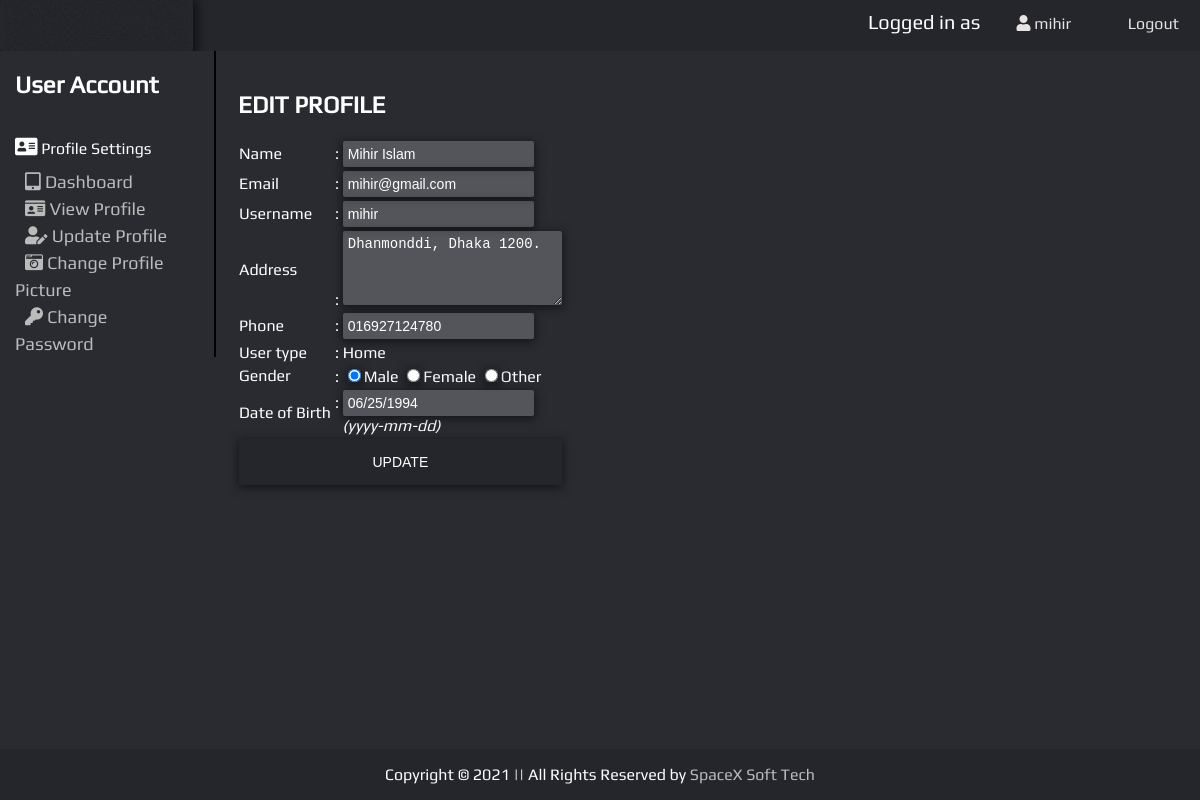
The page /user_view/update_userSessionProfile.php?user_id=0235235 (signed in) on the database its author committed.
### tables this page shows
CREATE TABLE `userinfo` (
  `id` int(11) NOT NULL,
  `user_id` varchar(100) NOT NULL,
  `name` varchar(40) NOT NULL,
  `email` varchar(40) NOT NULL,
  `username` varchar(40) NOT NULL,
  `password` varchar(100) NOT NULL,
  `phone` varchar(40) NOT NULL,
  `address` varchar(100) NOT NULL,
  `usertype` varchar(40) NOT NULL,
  `gender` varchar(40) NOT NULL,
  `dob` varchar(40) NOT NULL,
  `image` text DEFAULT NULL
);

### model/user_model.php (called while the page is built, shortened)
<?php
    function showuser($user_id)
    {
        $conn = db_conn();
        $selectQuery = "SELECT * FROM `userinfo` where user_id = ?";
        try {
            $stmt = $conn->prepare($selectQuery);
            $stmt->execute([$user_id]);
        }
        catch (PDOException $e)
        {
            echo $e->getMessage();
        }
        $row = $stmt->fetch(PDO::FETCH_ASSOC);
        return $row;
    }
?>

### user_controller/userinfoCntrl.php (called while the page is built, shortened)
<?php
    require_once ('../model/user_model.php');
    function fetchuser($user_id)
    {
        return showuser($user_id);
    }
?>

### user_view/update_userSessionProfile.php (the view, shortened to what this page needs)
<?php
    include "../control/session.php" ;
    require_once '../user_controller/userinfoCntrl.php';
    $user = fetchuser($_GET['user_id']);
?>
<!DOCTYPE html>
<html lang="en">
<head>
    <link href="../resources/stylesheet/ife.css?v=<?php echo time(); ?>" rel="stylesheet">
</head>
<body>
    <?php include('../header_footer/header_after_login.php'); ?>
    <div class="main">
        <section>
            <form method="post" action="">
                <div>
                    <h1><legend>EDIT PROFILE</legend></h1>
                    <table>
                        <tr>
                            <td><label for="name">Name</label></td>
                            <td>: <input type="text" id="name" name="name" value="<?php echo $user['name'] ?>">
                            </td>
                        </tr>
                        <tr>
                            <td><label for="email">Email</label></td>
                            <td>: <input type="email" id="email" name="email" value="<?php echo $user['email'] ?>">
                            </td>
                        </tr>
                        <tr>
                            <td><label for="username">Username</label></td>
                            <td>: <input type="text" id="username" name="username" value="<?php echo $user['username'] ?>">
                            </td>
                        </tr>
                        <tr>
                            <td><label for="address">Address</label></td>
                            <td>: <textarea id="address" name="address" rows="4" cols="23"><?php echo $user['address'] ?></textarea>
                            </td>
                        </tr>
                        <tr>
                            <td><label for="phone">Phone</label></td>
                            <td>: <input type="text" id="phone" name="phone" value="<?php echo $user['phone'] ?>">
                            </td>
                        </tr>
                        <tr>
                            <td><label for="usertype">User type</label></td>
                            <td>: <label> <?php echo $user['usertype'] ?> </label>
                            </td>
                        </tr>
                        <tr>
                            <td><label for="gender">Gender</label></td>
                            <td>:
                            <input type="radio" name="gender" value="Male" <?php if (isset($user['gender']) && $user['gender']=="Male") echo "checked";?>>Male
                            <input type="radio" name="gender" value="Female" <?php if (isset($user['gender']) && $user['gender']=="Female") echo "checked";?>>Female
                            <input type="radio" name="gender" value="Other" <?php if (isset($user['gender']) && $user['gender']=="Other") echo "checked";?>>Other
                            </td>
                        </tr>
                        <tr>
                            <td><label for="dob">Date of Birth</label></td>
                            <td>: <input type="text" id="dob" name="dob" value="<?php echo $user['dob'] ?>">
                            <br><span>&nbsp;&nbsp;<i>(yyyy-mm-dd)</i></span></td>
                        </tr>
                        <tr>
                            <td colspan="2">
                                <input type="submit" name="update" value="Update" class="btn">
                            </td>
                        </tr>
                        <tr>
                            <td class="green" colspan="2">
                            </td>
                        </tr>
                    </table>
                </div>
            </form>
        </section>
    </div>
    <?php include('../header_footer/copyright.php'); ?>
</body>
</html>

### resources/stylesheet/ife.css (style rules this page uses)
* { box-sizing: border-box; }
body { margin: 0; padding:0; background-color: #292b31; font-family: Play; color: white; }
section { width: 82%; float: right; height: 500px; padding: 20px; }
.green { color: green; }
.btn { text-transform: uppercase; outline: 0; background: #24262B; width: 100%; border: 0; padding: 15px; color: #FFFFFF; font-size: 14px; -webkit-transition: all 0.5 ease; transition: all 0.5 ease; cursor: pointer; }
textarea { background: rgba(255,255,255,0.2); color: white; border: none; position: relative; outline: none; padding: 5px; font-size: 14px; border-radius: 2px; box-shadow: 0 2px 10px 1px rgba(0,0,0,0.5); }
input { background: rgba(255,255,255,0.2); color: white; border: none; position: relative; outline: none; padding: 5px; font-size: 14px; border-radius: 2px; box-shadow: 0 2px 10px 1px rgba(0,0,0,0.5); }

### rows shown on the page
userinfo: name "Mihir Islam", email "mihir@gmail.com", username "mihir", address "Dhanmonddi, Dhaka 1200.", phone "016927124780", usertype "Home", gender "☑", dob "06/25/1994"

### other values the page prints
$User "mihir"
